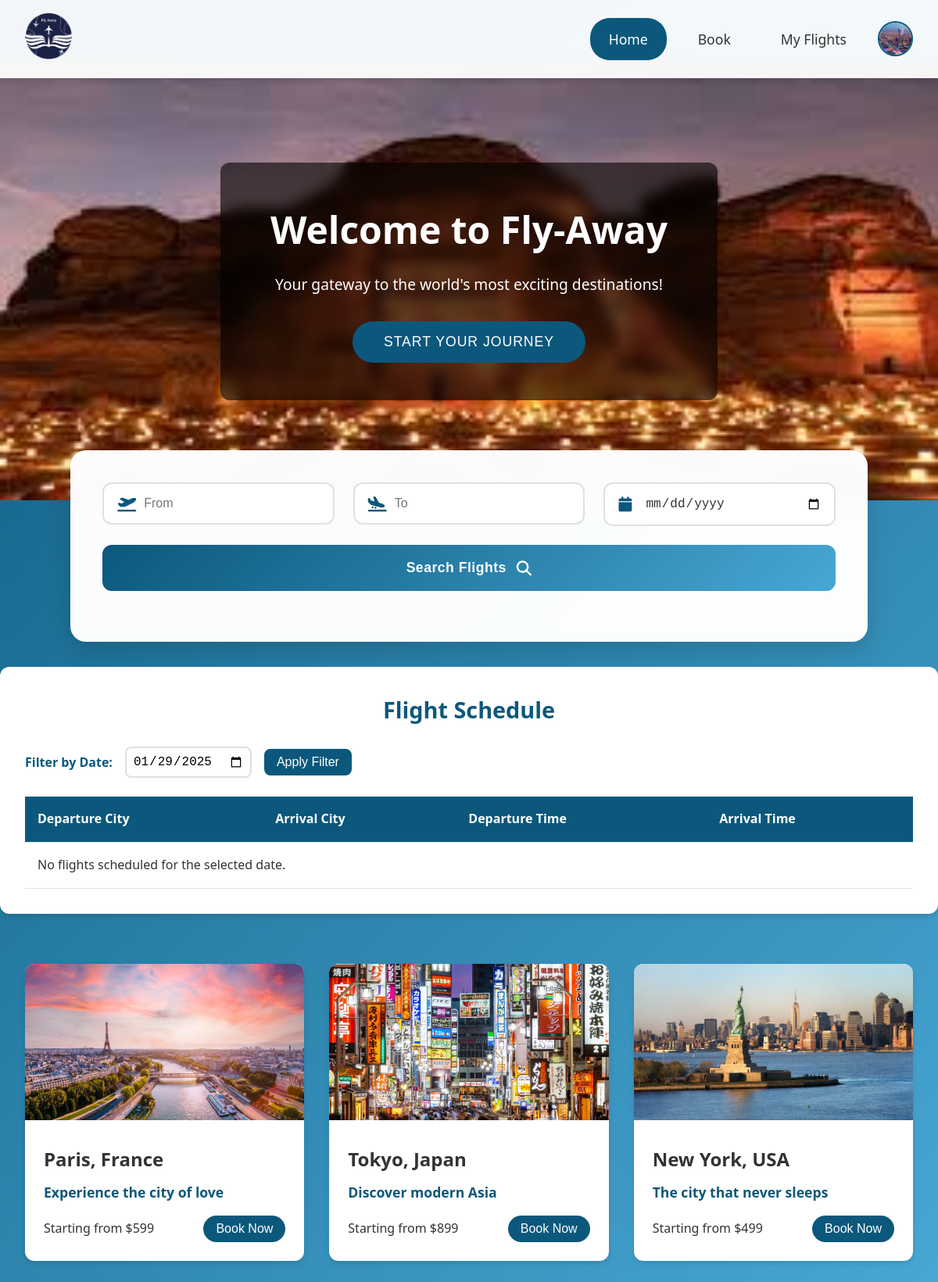
The page /HomePage.php (signed in) on the database as committed earlier.
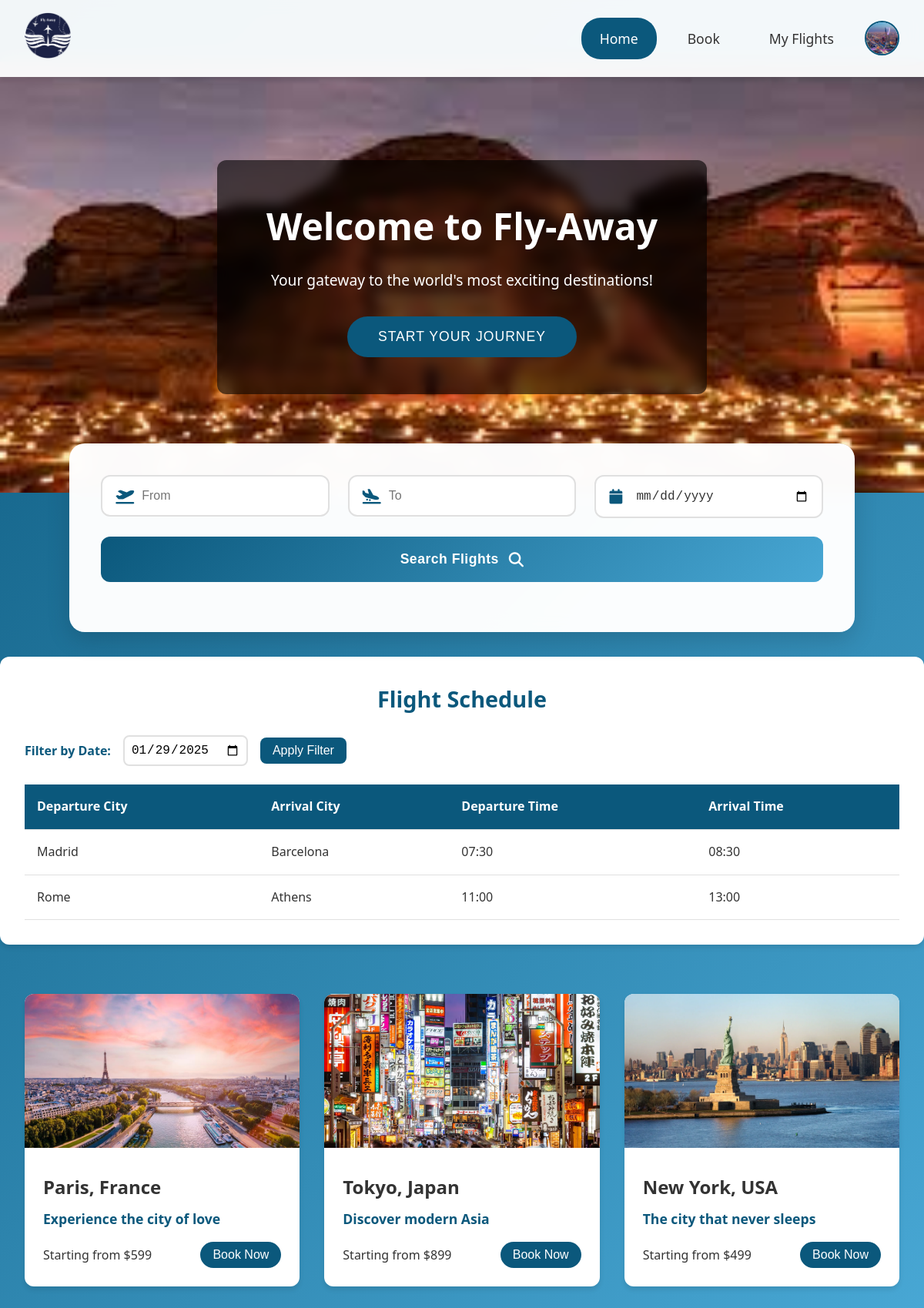
The same page on the database as committed later.
### tables this page shows
CREATE TABLE `users` (
  `user_id` int(11) NOT NULL,
  `username` varchar(50) NOT NULL,
  `email` varchar(100) NOT NULL,
  `password` varchar(255) NOT NULL,
  `profile_image` varchar(255) DEFAULT NULL,
  `created_at` timestamp NOT NULL DEFAULT current_timestamp(),
  `user_type` varchar(10) DEFAULT 'user'
);

CREATE TABLE `flights` (
  `flight_id` int(11) NOT NULL,
  `departure_city` varchar(100) NOT NULL,
  `arrival_city` varchar(100) NOT NULL,
  `departure_time` datetime NOT NULL,
  `arrival_time` datetime NOT NULL,
  `price` decimal(10,2) NOT NULL
);

### HomePage.php (the view, shortened to what this page needs)
<?php
$db_config = [
    'host' => 'localhost',
    'user' => 'root',
    'pass' => '',
    'name' => 'fly_away'
];
try {
    $conn = new mysqli($db_config['host'], $db_config['user'], $db_config['pass'], $db_config['name']);
    $conn->set_charset("utf8mb4");
} catch (Exception $e) {
    die("Database connection error. Please try again later.");
}
$filterDate = $_GET['filter_date'] ?? date('Y-m-d');
$flight_sql = "SELECT departure_city, arrival_city, departure_time, arrival_time
               FROM flights
               WHERE DATE(departure_time) = ?
               ORDER BY departure_time ASC";
$stmt = $conn->prepare($flight_sql);
if ($stmt) {
    $stmt->bind_param("s", $filterDate);
    $stmt->execute();
    $flight_result = $stmt->get_result();
    $dailyFlights = [];
    if ($flight_result->num_rows > 0) {
        while ($row = $flight_result->fetch_assoc()) {
            $dailyFlights[] = $row;
        }
    }
} else {
    die("Error preparing statement: " . $conn->error);
}
function e($string) {
    return htmlspecialchars($string, ENT_QUOTES, 'UTF-8');
}
$popularDestinations = [
    [
        'city' => 'Paris',
        'country' => 'France',
        'image' => 'imges/img7.jpg',
        'price' => 599,
        'description' => 'Experience the city of love'
    ],
    [
        'city' => 'Tokyo',
        'country' => 'Japan',
        'image' => 'imges/img5.jpg',
        'price' => 899,
        'description' => 'Discover modern Asia'
    ],
    [
        'city' => 'New York',
        'country' => 'USA',
        'image' => 'imges/img6.webp',
        'price' => 499,
        'description' => 'The city that never sleeps'
    ]
];
$carouselImages = [
    ['src' => 'imges/img2.jpg', 'alt' => 'Beautiful Beach'],
    ['src' => 'imges/img4.jpeg', 'alt' => 'Mountain Range'],
    ['src' => 'imges/img3.jpg', 'alt' => 'Cityscape'],
    ['src' => 'imges/img9.webp', 'alt' => 'Desert Landscape'],
    ['src' => 'imges/img8.jpg', 'alt' => 'Rainforest'],
    ['src' => 'imges/img10.webp', 'alt' => 'Mountains']
];
?>
<!DOCTYPE html>
<html lang="en">
<head>
    <link rel="stylesheet" href="https://cdnjs.cloudflare.com/ajax/libs/font-awesome/6.4.0/css/all.min.css">
</head>
<body>
    <nav class="navbar">
        <div class="navbar-content">
            <a href="/" class="logo">
                <img src="imges/img.png" alt="Fly Away Logo" width="60" height="60">
            </a>
            <div class="nav-links">
                <a href="#" class="active">Home</a>
                <a href="Book.php">Book</a>
                <a href="Flights.php">My Flights</a>
                <div class="profile-container">
                    <div class="profile-pic" onclick="toggleProfilePopup()">
                        <?php
                        $user_id = $_SESSION['user_id'];
                        $profile_sql = "SELECT profile_image FROM users WHERE user_id = ?";
                        $stmt = $conn->prepare($profile_sql);
                        if ($stmt) {
                            $stmt->bind_param("i", $user_id);
                            $stmt->execute();
                            $result = $stmt->get_result();
                            $user = $result->fetch_assoc();
                            $profile_image = !empty($user['profile_image']) ? $user['profile_image'] : 'imges/img4.jpeg';
                            echo '<img src="' . e($profile_image) . '" alt="Profile Picture">';
                        }
                        ?>
                    </div>
                </div>
            </div>
        </div>
    </nav>
    <main>
        <section class="hero-section">
            <div class="carousel">
                <?php foreach ($carouselImages as $index => $image): ?>
                    <img
                        src="<?= e($image['src']) ?>"
                        alt="<?= e($image['alt']) ?>"
                        <?= $index === 0 ? 'class="active"' : '' ?>
                        loading="lazy"
                        width="1200"
                        height="600"
                    >
                <?php endforeach; ?>
            </div>
            <div class="hero-text">
                <h1>Welcome to Fly-Away</h1>
                <p>Your gateway to the world's most exciting destinations!</p>
                <button type="button" onclick="location.href='Book.php'">Start Your Journey</button>
            </div>
        </section>
        <section class="quick-bar">
    <form class="search-form" action="Book.php" method="GET" onsubmit="return validateSearch(this);">
        <div class="input-group">
            <input type="text" name="departure" placeholder="From"
                   pattern="[A-Za-z\s]+" title="Please enter a valid city name">
        </div>
        <div class="input-group">
            <input type="text" name="arrival" placeholder="To"
                   pattern="[A-Za-z\s]+" title="Please enter a valid city name">
        </div>
        <div class="input-group">
            <input type="date" name="date"
                   min="<?php echo date('Y-m-d'); ?>"
                   max="<?php echo date('Y-m-d', strtotime('+1 year')); ?>">
        </div>
        <button type="submit" name="search">Search Flights <i class="fas fa-search"></i></button>
    </form>
</section>
<section class="flight-schedule">
    <h2>Flight Schedule</h2>
    <form method="GET" action="" class="date-filter">
        <label for="filter-date">Filter by Date:</label>
        <input type="date" id="filter-date" name="filter_date" value="<?= e($_GET['filter_date'] ?? date('Y-m-d')) ?>">
        <button type="submit">Apply Filter</button>
    </form>
    <table>
    <thead>
        <tr>
            <th>Departure City</th>
            <th>Arrival City</th>
            <th>Departure Time</th>
            <th>Arrival Time</th>
        </tr>
    </thead>
    <tbody>
        <?php if (!empty($dailyFlights)): ?>
            <?php foreach ($dailyFlights as $flight): ?>
                <tr>
                    <td><?= e($flight['departure_city']) ?></td>
                    <td><?= e($flight['arrival_city']) ?></td>
                    <td><?= e(date('H:i', strtotime($flight['departure_time']))) ?></td>
                    <td><?= e(date('H:i', strtotime($flight['arrival_time']))) ?></td>
                </tr>
            <?php endforeach; ?>
        <?php else: ?>
            <tr>
                <td colspan="4">No flights scheduled for the selected date.</td>
            </tr>
        <?php endif; ?>
    </tbody>
</table>
</section>
        <section class="destinations">
            <?php foreach ($popularDestinations as $destination): ?>
                <article class="destination-card">
                    <img
                        src="<?= e($destination['image']) ?>"
                        alt="<?= e($destination['city']) ?>"
                        loading="lazy"
                        width="300"
                        height="200"
                    >
                    <div class="destination-info">
                        <h3><?= e($destination['city']) ?>, <?= e($destination['country']) ?></h3>
                        <p><?= e($destination['description']) ?></p>
                        <div class="price">
                            <span>Starting from $<?= e($destination['price']) ?></span>
                            <button type="button" class="book-now"
                                    onclick="location.href='Book.php?destination=<?= e($destination['city']) ?>'">
                                Book Now
                            </button>
                        </div>
                    </div>
                </article>
            <?php endforeach; ?>
        </section>
    </main>
</body>
</html>

Rows that differ between the two databases and show on the page:
added flights: departure_city "Madrid", arrival_city "Barcelona", departure_time "07:30", arrival_time "08:30"
added flights: departure_city "Rome", arrival_city "Athens", departure_time "11:00", arrival_time "13:00"
Other text that changed with them:
text no longer shown: "No flights scheduled for the selected date."
